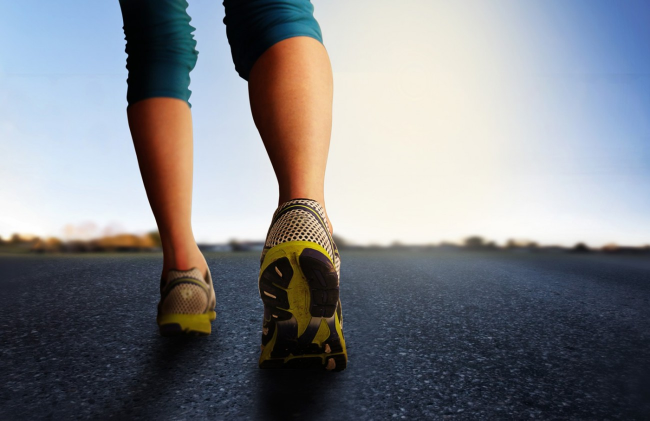
#> input picture iu.jpeg, 1300 x 841 px (shown at 1/2 size)
$ python -i starkapp.py   (imports and definitions only)
#> lines starting #> are read from the running program, lines starting #| are printed output that depends on the picture
from starkdata import StarkData
import tkinter as tk
from tkinter import ttk
from tkinter import filedialog
from PIL import ImageTk, Image
from time import strftime, localtime
import openpyxl
from openpyxl.utils import get_column_letter
from openpyxl.styles import PatternFill
import os


class App:
    def __init__(self, data):
        self.data = data
        self.root = tk.Tk()
        self.root.protocol("WM_DELETE_WINDOW", lambda: self.close())
        self.root.geometry("600x700")
        self.root.title("Stark App")
        self.root.iconbitmap("images/logo.ico")

        # Adds responsive background image
        image_file_path = os.path.join("images", "background_image.jpeg")
        image_canvas = tk.Canvas(self.root, width="600", height="700")
        image_canvas.pack(fill="both", expand=True)
        self.image : ImageTk.PhotoImage # Image needs to be an attribute to not be deleted by garbage colector

        # [12 lines left out: function resize_image, not called in this run]

        # Resizes image everytime the window is updated
        image_canvas.bind("<Configure>", resize_image)

        # Configures the search frame
        self.search_frame = tk.Frame(self.root, bg="red", bd=5)
        self.search_frame.place(
            relx=0.5, rely=0.075, relwidth=0.75, relheight=0.15, anchor="n"
        )

        self.search_label = tk.Label(
            self.search_frame,
            text="Digite o produto buscado e clique em 'Buscar'\n ou deixe em branco para obter todos os produtos",
            font="None 15",
        )
        self.search_label.place(relheight=0.45, relwidth=1)

        self.search_bar = tk.Entry(self.search_frame, font="None 15")
        self.search_bar.place(rely=0.5, relwidth=0.69, relheight=0.5)

        self.search_button = tk.Button(
            self.search_frame,
            text="Buscar",
            font="None 15",
            command=lambda: self.fill_table(),
        )
        self.search_button.place(relx=0.7, rely=0.5, relwidth=0.30, relheight=0.5)

        # Configures the table of products
        self.table_frame = tk.Frame(self.root, bg="black", bd=5)
        self.table_frame.place(
            relx=0.5, rely=0.25, relwidth=0.75, relheight=0.5, anchor="n"
        )

        self.table = ttk.Treeview(
            self.table_frame, columns=("1", "2", "3", "0"), show="headings"
        )
        self.table.place(relwidth=0.98, relheight=0.95)

        self.table.heading(1, text="Nome", anchor="w")
        self.table.heading(2, text="Estoque", anchor="w")
        self.table.heading(3, text="Preço", anchor="w")

        self.table.column(0, width=0, stretch=False)
        self.table.column(1, anchor="w", width=200, minwidth=200)
        self.table.column(2, anchor="w", width=40)
        self.table.column(3, anchor="w", width=40)

        self.table.tag_configure("greenrow", background="#02fb5e", font="None 12")
        self.table.tag_configure("redrow", background="#df1019", font="None 12")

        self.scroll_bar = ttk.Scrollbar(
            self.table_frame, orient="vertical", command=self.table.yview
        )
        self.scroll_bar.place(relx=0.98, relheight=0.95, relwidth=0.02)

        self.table.configure(yscrollcommand=self.scroll_bar.set)

        self.style = ttk.Style()
        self.style.theme_use("default")
        self.style.configure(
            "Treeview",
            background="#D3D3D3",
            foreground="black",
            rowheight=25,
            fieldbackground="#D3D3D3",
        )
        self.style.configure("Treeview.Heading", font=(None, 15))
        self.style.map("Treeview", background=[("selected", "blue")])

        tk.Button(
            self.table_frame,
            text="+",
            font="None 12",
            command=lambda: self.add_product(),
        ).place(relheight=0.05, relwidth=1, rely=0.95)

        # Configures the action buttons
        self.buttons_frame = tk.Frame(self.root, bg="red", bd=5)
        self.buttons_frame.place(
            relx=0.5, rely=0.8, relheight=0.15, relwidth=0.75, anchor="n"
        )

        tk.Button(
            self.buttons_frame,
            text="Alterar preço",
            font="None 12",
            command=lambda: self.change_price(),
        ).place(relheight=0.45, relwidth=0.3, relx=0.015)

        tk.Button(
            self.buttons_frame,
            text="Alterar estoque",
            font="None 12",
            command=lambda: self.change_stock(),
        ).place(relheight=0.45, relwidth=0.3, relx=0.35)

        tk.Button(
            self.buttons_frame,
            text="Deletar produtos",
            font="None 12",
            command=lambda: self.delete_product(),
        ).place(relheight=0.45, relwidth=0.3, relx=0.685)

        tk.Button(
            self.buttons_frame,
            text="Gerar Relatório",
            font="None 12",
            command=lambda: self.create_report(),
        ).place(relheight=0.45, relwidth=0.4775, rely=0.55, relx=0.015)

        tk.Button(
            self.buttons_frame,
            text="Gerar histórico",
            font="None 12",
            command=lambda: self.show_history(),
        ).place(relheight=0.45, relwidth=0.4775, rely=0.55, relx=0.5075)

    def show_history(self):
        """
        Creates a window to ask for the desired time.
        Then creates a file to show the history
        """
        history_window = tk.Toplevel(self.root)
        history_window.geometry("500x200")
        history_window.resizable(False, False)

        tk.Label(
            history_window,
            text="Insira a data para produzir o histórico:\nformato: 'dia-mês-ano'",
            font="None 20 bold",
        ).place(relheight=0.3, relwidth=1, rely=0.05)
        tk.Label(
            history_window, text="Data inicial:", font="None 15 bold", anchor="w"
        ).place(relheight=0.15, relwidth=0.27, rely=0.4, relx=0.05)
        start_date_entry = tk.Entry(history_window, font="None 12")
        start_date_entry.place(relheight=0.15, relwidth=0.63, rely=0.4, relx=0.32)
        tk.Label(
            history_window, text="Data final:", font="None 15 bold", anchor="w"
        ).place(relheight=0.15, relwidth=0.27, rely=0.55, relx=0.05)
        end_date_entry = tk.Entry(history_window, font="None 12")
        end_date_entry.place(relheight=0.15, relwidth=0.63, rely=0.55, relx=0.32)

        tk.Button(
            history_window,
            text="Cancelar",
            fg="#df1019",
            font="None 12",
            command=lambda: history_window.destroy(),
        ).place(rely=0.825, relx=0.06, relheight=0.1, relwidth=0.4)
        tk.Button(
            history_window,
            text="Gerar",
            font="None 12",
            command=lambda: create_history(),
        ).place(rely=0.825, relx=0.54, relheight=0.1, relwidth=0.4)

        # [572 lines left out: functions create_history, create_report, delete_product, add_product, change_stock, change_price and 2 more, not called in this run]

    def close(self):
        self.data.close()
        self.root.destroy()

    def run(self):
        self.root.mainloop()


# [6 lines left out: function main, not called in this run]


# [2 lines not run here, left out]

>>> import cv2
>>> picture = cv2.imread('iu.jpeg', cv2.IMREAD_GRAYSCALE)
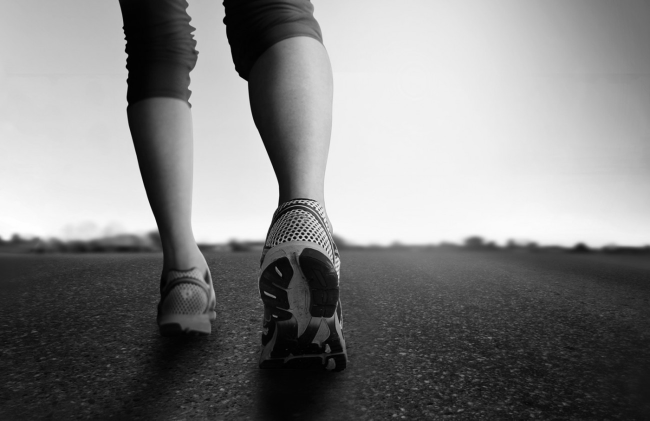
#> picture: shape (841, 1300) (shown at 1/2 size); min 0, max 255, mean 130.5
>>> result = App(picture).show_history()
